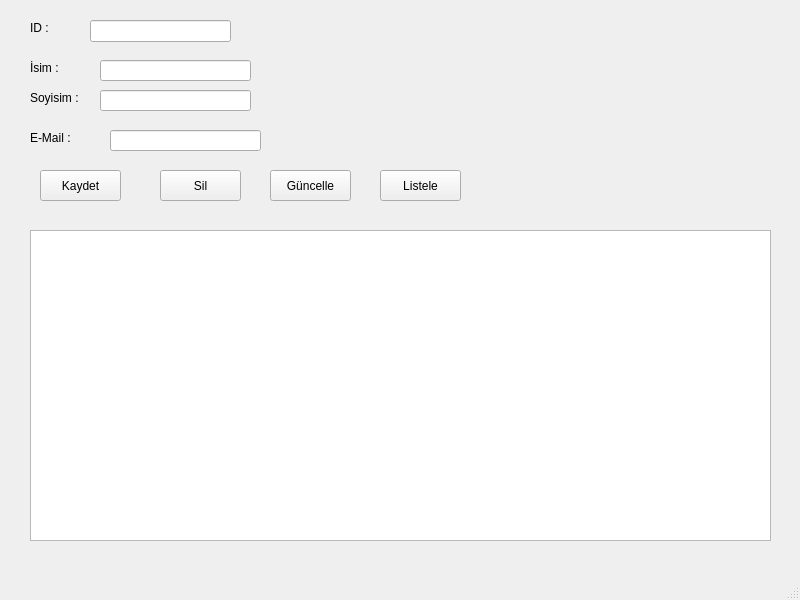
<?xml version="1.0" encoding="UTF-8"?>
<ui version="4.0">
 <class>PersonelBilgileri</class>
 <widget class="QMainWindow" name="PersonelBilgileri">
  <property name="geometry">
   <rect>
    <x>0</x>
    <y>0</y>
    <width>800</width>
    <height>600</height>
   </rect>
  </property>
  <property name="windowTitle">
   <string>Personel Bilgileri</string>
  </property>
  <property name="windowIcon">
   <iconset>
    <normaloff>../../Downloads/user.ico</normaloff>../../Downloads/user.ico</iconset>
  </property>
  <widget class="QWidget" name="centralwidget">
   <widget class="QLabel" name="lblisim">
    <property name="geometry">
     <rect>
      <x>30</x>
      <y>60</y>
      <width>55</width>
      <height>16</height>
     </rect>
    </property>
    <property name="text">
     <string>İsim :</string>
    </property>
   </widget>
   <widget class="QLabel" name="lblsoyisim">
    <property name="geometry">
     <rect>
      <x>30</x>
      <y>90</y>
      <width>55</width>
      <height>16</height>
     </rect>
    </property>
    <property name="text">
     <string>Soyisim :</string>
    </property>
   </widget>
   <widget class="QLabel" name="lblemail">
    <property name="geometry">
     <rect>
      <x>30</x>
      <y>130</y>
      <width>55</width>
      <height>16</height>
     </rect>
    </property>
    <property name="text">
     <string>E-Mail :</string>
    </property>
   </widget>
   <widget class="QLineEdit" name="txtisim">
    <property name="geometry">
     <rect>
      <x>100</x>
      <y>60</y>
      <width>151</width>
      <height>21</height>
     </rect>
    </property>
   </widget>
   <widget class="QLineEdit" name="txtsoyisim">
    <property name="geometry">
     <rect>
      <x>100</x>
      <y>90</y>
      <width>151</width>
      <height>21</height>
     </rect>
    </property>
   </widget>
   <widget class="QLineEdit" name="txtemail">
    <property name="geometry">
     <rect>
      <x>110</x>
      <y>130</y>
      <width>151</width>
      <height>21</height>
     </rect>
    </property>
   </widget>
   <widget class="QTableWidget" name="tableWidget">
    <property name="geometry">
     <rect>
      <x>30</x>
      <y>230</y>
      <width>741</width>
      <height>311</height>
     </rect>
    </property>
   </widget>
   <widget class="QPushButton" name="btnkaydet">
    <property name="geometry">
     <rect>
      <x>40</x>
      <y>170</y>
      <width>81</width>
      <height>31</height>
     </rect>
    </property>
    <property name="text">
     <string>Kaydet</string>
    </property>
   </widget>
   <widget class="QPushButton" name="btnsil">
    <property name="geometry">
     <rect>
      <x>160</x>
      <y>170</y>
      <width>81</width>
      <height>31</height>
     </rect>
    </property>
    <property name="text">
     <string>Sil</string>
    </property>
   </widget>
   <widget class="QPushButton" name="btnguncelle">
    <property name="geometry">
     <rect>
      <x>270</x>
      <y>170</y>
      <width>81</width>
      <height>31</height>
     </rect>
    </property>
    <property name="text">
     <string>Güncelle</string>
    </property>
   </widget>
   <widget class="QPushButton" name="btnlistele">
    <property name="geometry">
     <rect>
      <x>380</x>
      <y>170</y>
      <width>81</width>
      <height>31</height>
     </rect>
    </property>
    <property name="text">
     <string>Listele</string>
    </property>
   </widget>
   <widget class="QLabel" name="lblid">
    <property name="geometry">
     <rect>
      <x>30</x>
      <y>20</y>
      <width>55</width>
      <height>16</height>
     </rect>
    </property>
    <property name="text">
     <string>ID :</string>
    </property>
   </widget>
   <widget class="QLineEdit" name="txtid">
    <property name="geometry">
     <rect>
      <x>90</x>
      <y>20</y>
      <width>141</width>
      <height>22</height>
     </rect>
    </property>
   </widget>
  </widget>
  <widget class="QStatusBar" name="statusbar"/>
 </widget>
 <resources/>
 <connections/>
</ui>
